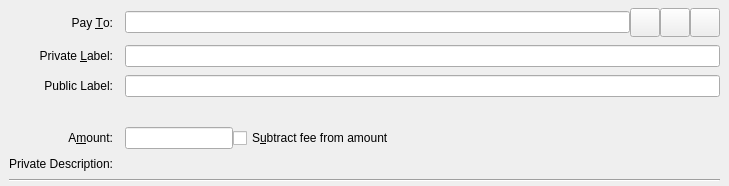
<?xml version="1.0" encoding="UTF-8"?>
<ui version="4.0">
 <class>SendCoinsEntry</class>
 <widget class="QStackedWidget" name="SendCoinsEntry">
  <property name="geometry">
   <rect>
    <x>0</x>
    <y>0</y>
    <width>729</width>
    <height>180</height>
   </rect>
  </property>
  <property name="focusPolicy">
   <enum>Qt::TabFocus</enum>
  </property>
  <property name="autoFillBackground">
   <bool>false</bool>
  </property>
  <widget class="QFrame" name="SendCoins">
   <property name="toolTip">
    <string>This is a normal payment.</string>
   </property>
   <property name="frameShape">
    <enum>QFrame::NoFrame</enum>
   </property>
   <layout class="QGridLayout" name="gridLayout">
    <property name="topMargin">
     <number>8</number>
    </property>
    <property name="bottomMargin">
     <number>4</number>
    </property>
    <property name="horizontalSpacing">
     <number>12</number>
    </property>
    <property name="verticalSpacing">
     <number>8</number>
    </property>
    <item row="4" column="1">
     <layout class="QHBoxLayout" name="horizontalLayoutAmount" stretch="0,1">
      <item>
       <widget class="BitcoinAmountField" name="payAmount"/>
      </item>
      <item>
       <widget class="QCheckBox" name="checkboxSubtractFeeFromAmount">
        <property name="toolTip">
         <string>The fee will be deducted from the amount being sent. The recipient will receive less bitcoins than you enter in the amount field. If multiple recipients are selected, the fee is split equally.</string>
        </property>
        <property name="text">
         <string>S&amp;ubtract fee from amount</string>
        </property>
       </widget>
      </item>
     </layout>
    </item>
    <item row="5" column="0">
     <widget class="QLabel" name="messageLabel">
      <property name="text">
       <string>Private Description:</string>
      </property>
      <property name="alignment">
       <set>Qt::AlignRight|Qt::AlignTrailing|Qt::AlignVCenter</set>
      </property>
     </widget>
    </item>
    <item row="1" column="0">
     <widget class="QLabel" name="labellLabel">
      <property name="text">
       <string>Private &amp;Label:</string>
      </property>
      <property name="alignment">
       <set>Qt::AlignRight|Qt::AlignTrailing|Qt::AlignVCenter</set>
      </property>
      <property name="buddy">
       <cstring>addAsLabel</cstring>
      </property>
     </widget>
    </item>
    <item row="4" column="0">
     <widget class="QLabel" name="amountLabel">
      <property name="text">
       <string>A&amp;mount:</string>
      </property>
      <property name="alignment">
       <set>Qt::AlignRight|Qt::AlignTrailing|Qt::AlignVCenter</set>
      </property>
      <property name="buddy">
       <cstring>payAmount</cstring>
      </property>
     </widget>
    </item>
    <item row="0" column="0">
     <widget class="QLabel" name="payToLabel">
      <property name="text">
       <string>Pay &amp;To:</string>
      </property>
      <property name="alignment">
       <set>Qt::AlignRight|Qt::AlignTrailing|Qt::AlignVCenter</set>
      </property>
      <property name="buddy">
       <cstring>payTo</cstring>
      </property>
     </widget>
    </item>
    <item row="6" column="0" colspan="2">
     <widget class="Line" name="line">
      <property name="orientation">
       <enum>Qt::Horizontal</enum>
      </property>
     </widget>
    </item>
    <item row="0" column="1">
     <layout class="QHBoxLayout" name="payToLayout">
      <property name="spacing">
       <number>0</number>
      </property>
      <item>
       <widget class="QValidatedLineEdit" name="payTo">
        <property name="toolTip">
         <string>The Member address to send the payment to</string>
        </property>
       </widget>
      </item>
      <item>
       <widget class="QToolButton" name="addressBookButton">
        <property name="toolTip">
         <string>Choose previously used address</string>
        </property>
        <property name="text">
         <string/>
        </property>
        <property name="icon">
         <iconset>
          <normaloff>:/icons/address-book</normaloff>:/icons/address-book</iconset>
        </property>
        <property name="iconSize">
         <size>
          <width>22</width>
          <height>22</height>
         </size>
        </property>
        <property name="shortcut">
         <string>Alt+A</string>
        </property>
       </widget>
      </item>
      <item>
       <widget class="QToolButton" name="pasteButton">
        <property name="toolTip">
         <string>Paste address from clipboard</string>
        </property>
        <property name="text">
         <string/>
        </property>
        <property name="icon">
         <iconset>
          <normaloff>:/icons/editpaste</normaloff>:/icons/editpaste</iconset>
        </property>
        <property name="iconSize">
         <size>
          <width>22</width>
          <height>22</height>
         </size>
        </property>
        <property name="shortcut">
         <string>Alt+P</string>
        </property>
       </widget>
      </item>
      <item>
       <widget class="QToolButton" name="deleteButton">
        <property name="toolTip">
         <string>Remove this entry</string>
        </property>
        <property name="text">
         <string/>
        </property>
        <property name="icon">
         <iconset>
          <normaloff>:/icons/remove</normaloff>:/icons/remove</iconset>
        </property>
        <property name="iconSize">
         <size>
          <width>22</width>
          <height>22</height>
         </size>
        </property>
       </widget>
      </item>
     </layout>
    </item>
    <item row="5" column="1">
     <widget class="QLabel" name="messageTextLabel">
      <property name="toolTip">
       <string>A message that was attached to the bitcoin: URI which will be stored with the transaction for your reference. Note: This message will not be sent over the Member network.</string>
      </property>
      <property name="textFormat">
       <enum>Qt::PlainText</enum>
      </property>
     </widget>
    </item>
    <item row="1" column="1">
     <layout class="QHBoxLayout" name="labelLayout">
      <item>
       <widget class="QLineEdit" name="addAsLabel">
        <property name="toolTip">
         <string>Enter a private label for this address to add it to the list of used addresses</string>
        </property>
       </widget>
      </item>
     </layout>
    </item>
    <item row="2" column="1">
     <layout class="QHBoxLayout" name="labelPublicLayout">
      <item>
       <widget class="QLineEdit" name="lineEditPublic">
        <property name="toolTip">
         <string>Enter a public label for this transaction</string>
        </property>
       </widget>
      </item>
     </layout>
    </item>
    <item row="2" column="0">
     <widget class="QLabel" name="labelPublic">
      <property name="text">
       <string>Public Label:</string>
      </property>
      <property name="alignment">
       <set>Qt::AlignRight|Qt::AlignTrailing|Qt::AlignVCenter</set>
      </property>
     </widget>
    </item>
    <item row="3" column="1">
     <widget class="QLabel" name="messageTextLabel1">
      <property name="toolTip">
       <string/>
      </property>
      <property name="textFormat">
       <enum>Qt::PlainText</enum>
      </property>
      <property name="buddy">
       <cstring>lineEditPublic</cstring>
      </property>
     </widget>
    </item>
   </layout>
  </widget>
  <widget class="QFrame" name="SendCoins_UnauthenticatedPaymentRequest">
   <property name="palette">
    <palette>
     <active>
      <colorrole role="WindowText">
       <brush brushstyle="SolidPattern">
        <color alpha="255">
         <red>0</red>
         <green>0</green>
         <blue>0</blue>
        </color>
       </brush>
      </colorrole>
      <colorrole role="Button">
       <brush brushstyle="SolidPattern">
        <color alpha="255">
         <red>255</red>
         <green>255</green>
         <blue>127</blue>
        </color>
       </brush>
      </colorrole>
      <colorrole role="Light">
       <brush brushstyle="SolidPattern">
        <color alpha="255">
         <red>255</red>
         <green>255</green>
         <blue>255</blue>
        </color>
       </brush>
      </colorrole>
      <colorrole role="Midlight">
       <brush brushstyle="SolidPattern">
        <color alpha="255">
         <red>255</red>
         <green>255</green>
         <blue>191</blue>
        </color>
       </brush>
      </colorrole>
      <colorrole role="Dark">
       <brush brushstyle="SolidPattern">
        <color alpha="255">
         <red>127</red>
         <green>127</green>
         <blue>63</blue>
        </color>
       </brush>
      </colorrole>
      <colorrole role="Mid">
       <brush brushstyle="SolidPattern">
        <color alpha="255">
         <red>170</red>
         <green>170</green>
         <blue>84</blue>
        </color>
       </brush>
      </colorrole>
      <colorrole role="Text">
       <brush brushstyle="SolidPattern">
        <color alpha="255">
         <red>0</red>
         <green>0</green>
         <blue>0</blue>
        </color>
       </brush>
      </colorrole>
      <colorrole role="BrightText">
       <brush brushstyle="SolidPattern">
        <color alpha="255">
         <red>255</red>
         <green>255</green>
         <blue>255</blue>
        </color>
       </brush>
      </colorrole>
      <colorrole role="ButtonText">
       <brush brushstyle="SolidPattern">
        <color alpha="255">
         <red>0</red>
         <green>0</green>
         <blue>0</blue>
        </color>
       </brush>
      </colorrole>
      <colorrole role="Base">
       <brush brushstyle="SolidPattern">
        <color alpha="255">
         <red>255</red>
         <green>255</green>
         <blue>255</blue>
        </color>
       </brush>
      </colorrole>
      <colorrole role="Window">
       <brush brushstyle="SolidPattern">
        <color alpha="255">
         <red>255</red>
         <green>255</green>
         <blue>127</blue>
        </color>
       </brush>
      </colorrole>
      <colorrole role="Shadow">
       <brush brushstyle="SolidPattern">
        <color alpha="255">
         <red>0</red>
         <green>0</green>
         <blue>0</blue>
        </color>
       </brush>
      </colorrole>
      <colorrole role="AlternateBase">
       <brush brushstyle="SolidPattern">
        <color alpha="255">
         <red>255</red>
         <green>255</green>
         <blue>191</blue>
        </color>
       </brush>
      </colorrole>
      <colorrole role="ToolTipBase">
       <brush brushstyle="SolidPattern">
        <color alpha="255">
         <red>255</red>
         <green>255</green>
         <blue>220</blue>
        </color>
       </brush>
      </colorrole>
      <colorrole role="ToolTipText">
       <brush brushstyle="SolidPattern">
        <color alpha="255">
         <red>0</red>
         <green>0</green>
         <blue>0</blue>
        </color>
       </brush>
      </colorrole>
     </active>
     <inactive>
      <colorrole role="WindowText">
       <brush brushstyle="SolidPattern">
        <color alpha="255">
         <red>0</red>
         <green>0</green>
         <blue>0</blue>
        </color>
       </brush>
      </colorrole>
      <colorrole role="Button">
       <brush brushstyle="SolidPattern">
        <color alpha="255">
         <red>255</red>
         <green>255</green>
         <blue>127</blue>
        </color>
       </brush>
      </colorrole>
      <colorrole role="Light">
       <brush brushstyle="SolidPattern">
        <color alpha="255">
         <red>255</red>
         <green>255</green>
         <blue>255</blue>
        </color>
       </brush>
      </colorrole>
      <colorrole role="Midlight">
       <brush brushstyle="SolidPattern">
        <color alpha="255">
         <red>255</red>
         <green>255</green>
         <blue>191</blue>
        </color>
       </brush>
      </colorrole>
      <colorrole role="Dark">
       <brush brushstyle="SolidPattern">
        <color alpha="255">
         <red>127</red>
         <green>127</green>
         <blue>63</blue>
        </color>
       </brush>
      </colorrole>
      <colorrole role="Mid">
       <brush brushstyle="SolidPattern">
        <color alpha="255">
         <red>170</red>
         <green>170</green>
         <blue>84</blue>
        </color>
       </brush>
      </colorrole>
      <colorrole role="Text">
       <brush brushstyle="SolidPattern">
        <color alpha="255">
         <red>0</red>
         <green>0</green>
         <blue>0</blue>
        </color>
       </brush>
      </colorrole>
      <colorrole role="BrightText">
       <brush brushstyle="SolidPattern">
        <color alpha="255">
         <red>255</red>
         <green>255</green>
         <blue>255</blue>
        </color>
       </brush>
      </colorrole>
      <colorrole role="ButtonText">
       <brush brushstyle="SolidPattern">
        <color alpha="255">
         <red>0</red>
         <green>0</green>
         <blue>0</blue>
        </color>
       </brush>
      </colorrole>
      <colorrole role="Base">
       <brush brushstyle="SolidPattern">
        <color alpha="255">
         <red>255</red>
         <green>255</green>
         <blue>255</blue>
        </color>
       </brush>
      </colorrole>
      <colorrole role="Window">
       <brush brushstyle="SolidPattern">
        <color alpha="255">
         <red>255</red>
         <green>255</green>
         <blue>127</blue>
        </color>
       </brush>
      </colorrole>
      <colorrole role="Shadow">
       <brush brushstyle="SolidPattern">
        <color alpha="255">
         <red>0</red>
         <green>0</green>
         <blue>0</blue>
        </color>
       </brush>
      </colorrole>
      <colorrole role="AlternateBase">
       <brush brushstyle="SolidPattern">
        <color alpha="255">
         <red>255</red>
         <green>255</green>
         <blue>191</blue>
        </color>
       </brush>
      </colorrole>
      <colorrole role="ToolTipBase">
       <brush brushstyle="SolidPattern">
        <color alpha="255">
         <red>255</red>
         <green>255</green>
         <blue>220</blue>
        </color>
       </brush>
      </colorrole>
      <colorrole role="ToolTipText">
       <brush brushstyle="SolidPattern">
        <color alpha="255">
         <red>0</red>
         <green>0</green>
         <blue>0</blue>
        </color>
       </brush>
      </colorrole>
     </inactive>
     <disabled>
      <colorrole role="WindowText">
       <brush brushstyle="SolidPattern">
        <color alpha="255">
         <red>127</red>
         <green>127</green>
         <blue>63</blue>
        </color>
       </brush>
      </colorrole>
      <colorrole role="Button">
       <brush brushstyle="SolidPattern">
        <color alpha="255">
         <red>255</red>
         <green>255</green>
         <blue>127</blue>
        </color>
       </brush>
      </colorrole>
      <colorrole role="Light">
       <brush brushstyle="SolidPattern">
        <color alpha="255">
         <red>255</red>
         <green>255</green>
         <blue>255</blue>
        </color>
       </brush>
      </colorrole>
      <colorrole role="Midlight">
       <brush brushstyle="SolidPattern">
        <color alpha="255">
         <red>255</red>
         <green>255</green>
         <blue>191</blue>
        </color>
       </brush>
      </colorrole>
      <colorrole role="Dark">
       <brush brushstyle="SolidPattern">
        <color alpha="255">
         <red>127</red>
         <green>127</green>
         <blue>63</blue>
        </color>
       </brush>
      </colorrole>
      <colorrole role="Mid">
       <brush brushstyle="SolidPattern">
        <color alpha="255">
         <red>170</red>
         <green>170</green>
         <blue>84</blue>
        </color>
       </brush>
      </colorrole>
      <colorrole role="Text">
       <brush brushstyle="SolidPattern">
        <color alpha="255">
         <red>127</red>
         <green>127</green>
         <blue>63</blue>
        </color>
       </brush>
      </colorrole>
      <colorrole role="BrightText">
       <brush brushstyle="SolidPattern">
        <color alpha="255">
         <red>255</red>
         <green>255</green>
         <blue>255</blue>
        </color>
       </brush>
      </colorrole>
      <colorrole role="ButtonText">
       <brush brushstyle="SolidPattern">
        <color alpha="255">
         <red>127</red>
         <green>127</green>
         <blue>63</blue>
        </color>
       </brush>
      </colorrole>
      <colorrole role="Base">
       <brush brushstyle="SolidPattern">
        <color alpha="255">
         <red>255</red>
         <green>255</green>
         <blue>127</blue>
        </color>
       </brush>
      </colorrole>
      <colorrole role="Window">
       <brush brushstyle="SolidPattern">
        <color alpha="255">
         <red>255</red>
         <green>255</green>
         <blue>127</blue>
        </color>
       </brush>
      </colorrole>
      <colorrole role="Shadow">
       <brush brushstyle="SolidPattern">
        <color alpha="255">
         <red>0</red>
         <green>0</green>
         <blue>0</blue>
        </color>
       </brush>
      </colorrole>
      <colorrole role="AlternateBase">
       <brush brushstyle="SolidPattern">
        <color alpha="255">
         <red>255</red>
         <green>255</green>
         <blue>127</blue>
        </color>
       </brush>
      </colorrole>
      <colorrole role="ToolTipBase">
       <brush brushstyle="SolidPattern">
        <color alpha="255">
         <red>255</red>
         <green>255</green>
         <blue>220</blue>
        </color>
       </brush>
      </colorrole>
      <colorrole role="ToolTipText">
       <brush brushstyle="SolidPattern">
        <color alpha="255">
         <red>0</red>
         <green>0</green>
         <blue>0</blue>
        </color>
       </brush>
      </colorrole>
     </disabled>
    </palette>
   </property>
   <property name="toolTip">
    <string>This is an unauthenticated payment request.</string>
   </property>
   <property name="autoFillBackground">
    <bool>true</bool>
   </property>
   <property name="frameShape">
    <enum>QFrame::NoFrame</enum>
   </property>
   <layout class="QGridLayout" name="gridLayout_is">
    <property name="spacing">
     <number>12</number>
    </property>
    <item row="0" column="0">
     <widget class="QLabel" name="payToLabel_is">
      <property name="text">
       <string>Pay To:</string>
      </property>
      <property name="alignment">
       <set>Qt::AlignRight|Qt::AlignTrailing|Qt::AlignVCenter</set>
      </property>
     </widget>
    </item>
    <item row="0" column="1">
     <layout class="QHBoxLayout" name="payToLayout_is">
      <property name="spacing">
       <number>0</number>
      </property>
      <item>
       <widget class="QLabel" name="payTo_is"/>
      </item>
      <item>
       <widget class="QToolButton" name="deleteButton_is">
        <property name="toolTip">
         <string>Remove this entry</string>
        </property>
        <property name="text">
         <string/>
        </property>
        <property name="icon">
         <iconset>
          <normaloff>:/icons/remove</normaloff>:/icons/remove</iconset>
        </property>
       </widget>
      </item>
     </layout>
    </item>
    <item row="1" column="0">
     <widget class="QLabel" name="memoLabel_is">
      <property name="text">
       <string>Memo:</string>
      </property>
      <property name="alignment">
       <set>Qt::AlignRight|Qt::AlignTrailing|Qt::AlignVCenter</set>
      </property>
     </widget>
    </item>
    <item row="1" column="1">
     <widget class="QLabel" name="memoTextLabel_is">
      <property name="textFormat">
       <enum>Qt::PlainText</enum>
      </property>
     </widget>
    </item>
    <item row="2" column="0">
     <widget class="QLabel" name="amountLabel_is">
      <property name="text">
       <string>A&amp;mount:</string>
      </property>
      <property name="alignment">
       <set>Qt::AlignRight|Qt::AlignTrailing|Qt::AlignVCenter</set>
      </property>
      <property name="buddy">
       <cstring>payAmount_is</cstring>
      </property>
     </widget>
    </item>
    <item row="2" column="1">
     <widget class="BitcoinAmountField" name="payAmount_is">
      <property name="acceptDrops">
       <bool>false</bool>
      </property>
     </widget>
    </item>
   </layout>
  </widget>
  <widget class="QFrame" name="SendCoins_AuthenticatedPaymentRequest">
   <property name="palette">
    <palette>
     <active>
      <colorrole role="WindowText">
       <brush brushstyle="SolidPattern">
        <color alpha="255">
         <red>0</red>
         <green>0</green>
         <blue>0</blue>
        </color>
       </brush>
      </colorrole>
      <colorrole role="Button">
       <brush brushstyle="SolidPattern">
        <color alpha="255">
         <red>140</red>
         <green>232</green>
         <blue>119</blue>
        </color>
       </brush>
      </colorrole>
      <colorrole role="Light">
       <brush brushstyle="SolidPattern">
        <color alpha="255">
         <red>230</red>
         <green>255</green>
         <blue>224</blue>
        </color>
       </brush>
      </colorrole>
      <colorrole role="Midlight">
       <brush brushstyle="SolidPattern">
        <color alpha="255">
         <red>185</red>
         <green>243</green>
         <blue>171</blue>
        </color>
       </brush>
      </colorrole>
      <colorrole role="Dark">
       <brush brushstyle="SolidPattern">
        <color alpha="255">
         <red>70</red>
         <green>116</green>
         <blue>59</blue>
        </color>
       </brush>
      </colorrole>
      <colorrole role="Mid">
       <brush brushstyle="SolidPattern">
        <color alpha="255">
         <red>93</red>
         <green>155</green>
         <blue>79</blue>
        </color>
       </brush>
      </colorrole>
      <colorrole role="Text">
       <brush brushstyle="SolidPattern">
        <color alpha="255">
         <red>0</red>
         <green>0</green>
         <blue>0</blue>
        </color>
       </brush>
      </colorrole>
      <colorrole role="BrightText">
       <brush brushstyle="SolidPattern">
        <color alpha="255">
         <red>155</red>
         <green>255</green>
         <blue>147</blue>
        </color>
       </brush>
      </colorrole>
      <colorrole role="ButtonText">
       <brush brushstyle="SolidPattern">
        <color alpha="255">
         <red>0</red>
         <green>0</green>
         <blue>0</blue>
        </color>
       </brush>
      </colorrole>
      <colorrole role="Base">
       <brush brushstyle="SolidPattern">
        <color alpha="255">
         <red>119</red>
         <green>255</green>
         <blue>233</blue>
        </color>
       </brush>
      </colorrole>
      <colorrole role="Window">
       <brush brushstyle="SolidPattern">
        <color alpha="255">
         <red>140</red>
         <green>232</green>
         <blue>119</blue>
        </color>
       </brush>
      </colorrole>
      <colorrole role="Shadow">
       <brush brushstyle="SolidPattern">
        <color alpha="255">
         <red>0</red>
         <green>0</green>
         <blue>0</blue>
        </color>
       </brush>
      </colorrole>
      <colorrole role="AlternateBase">
       <brush brushstyle="SolidPattern">
        <color alpha="255">
         <red>197</red>
         <green>243</green>
         <blue>187</blue>
        </color>
       </brush>
      </colorrole>
      <colorrole role="NoRole">
       <brush brushstyle="SolidPattern">
        <color alpha="255">
         <red>125</red>
         <green>194</green>
         <blue>122</blue>
        </color>
       </brush>
      </colorrole>
      <colorrole role="ToolTipBase">
       <brush brushstyle="SolidPattern">
        <color alpha="255">
         <red>255</red>
         <green>255</green>
         <blue>220</blue>
        </color>
       </brush>
      </colorrole>
      <colorrole role="ToolTipText">
       <brush brushstyle="SolidPattern">
        <color alpha="255">
         <red>0</red>
         <green>0</green>
         <blue>0</blue>
        </color>
       </brush>
      </colorrole>
     </active>
     <inactive>
      <colorrole role="WindowText">
       <brush brushstyle="SolidPattern">
        <color alpha="255">
         <red>0</red>
         <green>0</green>
         <blue>0</blue>
        </color>
       </brush>
      </colorrole>
      <colorrole role="Button">
       <brush brushstyle="SolidPattern">
        <color alpha="255">
         <red>140</red>
         <green>232</green>
         <blue>119</blue>
        </color>
       </brush>
      </colorrole>
      <colorrole role="Light">
       <brush brushstyle="SolidPattern">
        <color alpha="255">
         <red>230</red>
         <green>255</green>
         <blue>224</blue>
        </color>
       </brush>
      </colorrole>
      <colorrole role="Midlight">
       <brush brushstyle="SolidPattern">
        <color alpha="255">
         <red>185</red>
         <green>243</green>
         <blue>171</blue>
        </color>
       </brush>
      </colorrole>
      <colorrole role="Dark">
       <brush brushstyle="SolidPattern">
        <color alpha="255">
         <red>70</red>
         <green>116</green>
         <blue>59</blue>
        </color>
       </brush>
      </colorrole>
      <colorrole role="Mid">
       <brush brushstyle="SolidPattern">
        <color alpha="255">
         <red>93</red>
         <green>155</green>
         <blue>79</blue>
        </color>
       </brush>
      </colorrole>
      <colorrole role="Text">
       <brush brushstyle="SolidPattern">
        <color alpha="255">
         <red>0</red>
         <green>0</green>
         <blue>0</blue>
        </color>
       </brush>
      </colorrole>
      <colorrole role="BrightText">
       <brush brushstyle="SolidPattern">
        <color alpha="255">
         <red>155</red>
         <green>255</green>
         <blue>147</blue>
        </color>
       </brush>
      </colorrole>
      <colorrole role="ButtonText">
       <brush brushstyle="SolidPattern">
        <color alpha="255">
         <red>0</red>
         <green>0</green>
         <blue>0</blue>
        </color>
       </brush>
      </colorrole>
      <colorrole role="Base">
       <brush brushstyle="SolidPattern">
        <color alpha="255">
         <red>119</red>
         <green>255</green>
         <blue>233</blue>
        </color>
       </brush>
      </colorrole>
      <colorrole role="Window">
       <brush brushstyle="SolidPattern">
        <color alpha="255">
         <red>140</red>
         <green>232</green>
         <blue>119</blue>
        </color>
       </brush>
      </colorrole>
      <colorrole role="Shadow">
       <brush brushstyle="SolidPattern">
        <color alpha="255">
         <red>0</red>
         <green>0</green>
         <blue>0</blue>
        </color>
       </brush>
      </colorrole>
      <colorrole role="AlternateBase">
       <brush brushstyle="SolidPattern">
        <color alpha="255">
         <red>197</red>
         <green>243</green>
         <blue>187</blue>
        </color>
       </brush>
      </colorrole>
      <colorrole role="NoRole">
       <brush brushstyle="SolidPattern">
        <color alpha="255">
         <red>125</red>
         <green>194</green>
         <blue>122</blue>
        </color>
       </brush>
      </colorrole>
      <colorrole role="ToolTipBase">
       <brush brushstyle="SolidPattern">
        <color alpha="255">
         <red>255</red>
         <green>255</green>
         <blue>220</blue>
        </color>
       </brush>
      </colorrole>
      <colorrole role="ToolTipText">
       <brush brushstyle="SolidPattern">
        <color alpha="255">
         <red>0</red>
         <green>0</green>
         <blue>0</blue>
        </color>
       </brush>
      </colorrole>
     </inactive>
     <disabled>
      <colorrole role="WindowText">
       <brush brushstyle="SolidPattern">
        <color alpha="255">
         <red>70</red>
         <green>116</green>
         <blue>59</blue>
        </color>
       </brush>
      </colorrole>
      <colorrole role="Button">
       <brush brushstyle="SolidPattern">
        <color alpha="255">
         <red>140</red>
         <green>232</green>
         <blue>119</blue>
        </color>
       </brush>
      </colorrole>
      <colorrole role="Light">
       <brush brushstyle="SolidPattern">
        <color alpha="255">
         <red>230</red>
         <green>255</green>
         <blue>224</blue>
        </color>
       </brush>
      </colorrole>
      <colorrole role="Midlight">
       <brush brushstyle="SolidPattern">
        <color alpha="255">
         <red>185</red>
         <green>243</green>
         <blue>171</blue>
        </color>
       </brush>
      </colorrole>
      <colorrole role="Dark">
       <brush brushstyle="SolidPattern">
        <color alpha="255">
         <red>70</red>
         <green>116</green>
         <blue>59</blue>
        </color>
       </brush>
      </colorrole>
      <colorrole role="Mid">
       <brush brushstyle="SolidPattern">
        <color alpha="255">
         <red>93</red>
         <green>155</green>
         <blue>79</blue>
        </color>
       </brush>
      </colorrole>
      <colorrole role="Text">
       <brush brushstyle="SolidPattern">
        <color alpha="255">
         <red>70</red>
         <green>116</green>
         <blue>59</blue>
        </color>
       </brush>
      </colorrole>
      <colorrole role="BrightText">
       <brush brushstyle="SolidPattern">
        <color alpha="255">
         <red>155</red>
         <green>255</green>
         <blue>147</blue>
        </color>
       </brush>
      </colorrole>
      <colorrole role="ButtonText">
       <brush brushstyle="SolidPattern">
        <color alpha="255">
         <red>70</red>
         <green>116</green>
         <blue>59</blue>
        </color>
       </brush>
      </colorrole>
      <colorrole role="Base">
       <brush brushstyle="SolidPattern">
        <color alpha="255">
         <red>140</red>
         <green>232</green>
         <blue>119</blue>
        </color>
       </brush>
      </colorrole>
      <colorrole role="Window">
       <brush brushstyle="SolidPattern">
        <color alpha="255">
         <red>140</red>
         <green>232</green>
         <blue>119</blue>
        </color>
       </brush>
      </colorrole>
      <colorrole role="Shadow">
       <brush brushstyle="SolidPattern">
        <color alpha="255">
         <red>0</red>
         <green>0</green>
         <blue>0</blue>
        </color>
       </brush>
      </colorrole>
      <colorrole role="AlternateBase">
       <brush brushstyle="SolidPattern">
        <color alpha="255">
         <red>140</red>
         <green>232</green>
         <blue>119</blue>
        </color>
       </brush>
      </colorrole>
      <colorrole role="NoRole">
       <brush brushstyle="SolidPattern">
        <color alpha="255">
         <red>125</red>
         <green>194</green>
         <blue>122</blue>
        </color>
       </brush>
      </colorrole>
      <colorrole role="ToolTipBase">
       <brush brushstyle="SolidPattern">
        <color alpha="255">
         <red>255</red>
         <green>255</green>
         <blue>220</blue>
        </color>
       </brush>
      </colorrole>
      <colorrole role="ToolTipText">
       <brush brushstyle="SolidPattern">
        <color alpha="255">
         <red>0</red>
         <green>0</green>
         <blue>0</blue>
        </color>
       </brush>
      </colorrole>
     </disabled>
    </palette>
   </property>
   <property name="toolTip">
    <string>This is an authenticated payment request.</string>
   </property>
   <property name="autoFillBackground">
    <bool>true</bool>
   </property>
   <property name="frameShape">
    <enum>QFrame::NoFrame</enum>
   </property>
   <layout class="QGridLayout" name="gridLayout_s">
    <property name="spacing">
     <number>12</number>
    </property>
    <item row="0" column="0">
     <widget class="QLabel" name="payToLabel_s">
      <property name="text">
       <string>Pay To:</string>
      </property>
      <property name="alignment">
       <set>Qt::AlignRight|Qt::AlignTrailing|Qt::AlignVCenter</set>
      </property>
     </widget>
    </item>
    <item row="0" column="1">
     <layout class="QHBoxLayout" name="payToLayout_s">
      <property name="spacing">
       <number>0</number>
      </property>
      <item>
       <widget class="QLabel" name="payTo_s">
        <property name="textFormat">
         <enum>Qt::PlainText</enum>
        </property>
       </widget>
      </item>
      <item>
       <widget class="QToolButton" name="deleteButton_s">
        <property name="toolTip">
         <string>Remove this entry</string>
        </property>
        <property name="text">
         <string/>
        </property>
        <property name="icon">
         <iconset>
          <normaloff>:/icons/remove</normaloff>:/icons/remove</iconset>
        </property>
       </widget>
      </item>
     </layout>
    </item>
    <item row="1" column="0">
     <widget class="QLabel" name="memoLabel_s">
      <property name="text">
       <string>Memo:</string>
      </property>
      <property name="alignment">
       <set>Qt::AlignRight|Qt::AlignTrailing|Qt::AlignVCenter</set>
      </property>
     </widget>
    </item>
    <item row="1" column="1">
     <widget class="QLabel" name="memoTextLabel_s">
      <property name="textFormat">
       <enum>Qt::PlainText</enum>
      </property>
     </widget>
    </item>
    <item row="2" column="0">
     <widget class="QLabel" name="amountLabel_s">
      <property name="text">
       <string>A&amp;mount:</string>
      </property>
      <property name="alignment">
       <set>Qt::AlignRight|Qt::AlignTrailing|Qt::AlignVCenter</set>
      </property>
      <property name="buddy">
       <cstring>payAmount_s</cstring>
      </property>
     </widget>
    </item>
    <item row="2" column="1">
     <widget class="BitcoinAmountField" name="payAmount_s">
      <property name="acceptDrops">
       <bool>false</bool>
      </property>
     </widget>
    </item>
   </layout>
  </widget>
 </widget>
 <customwidgets>
  <customwidget>
   <class>QValidatedLineEdit</class>
   <extends>QLineEdit</extends>
   <header>qvalidatedlineedit.h</header>
  </customwidget>
  <customwidget>
   <class>BitcoinAmountField</class>
   <extends>QLineEdit</extends>
   <header>bitcoinamountfield.h</header>
   <container>1</container>
  </customwidget>
 </customwidgets>
 <tabstops>
  <tabstop>payTo</tabstop>
  <tabstop>addressBookButton</tabstop>
  <tabstop>pasteButton</tabstop>
  <tabstop>deleteButton</tabstop>
  <tabstop>addAsLabel</tabstop>
  <tabstop>lineEditPublic</tabstop>
  <tabstop>payAmount</tabstop>
  <tabstop>checkboxSubtractFeeFromAmount</tabstop>
  <tabstop>payAmount_s</tabstop>
  <tabstop>payAmount_is</tabstop>
  <tabstop>deleteButton_s</tabstop>
  <tabstop>deleteButton_is</tabstop>
 </tabstops>
 <resources/>
 <connections/>
</ui>
